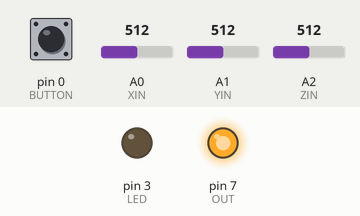
Recording of a sketch running on a simulated Arduino Uno, built with avr-gcc and run on an emulated ATmega328P. On the bench: output pins drawn as LEDs (lit = HIGH). The inputs (shaded band) are chosen by the test bench; at power-on: pin 0 (BUTTON) HIGH, A0 (XIN) = 512, A1 (YIN) = 512, A2 (ZIN) = 512.

Above: at 1.2 s.
1.3 s: pin 0 (BUTTON) pulled LOW for 1 s
At 1.7 s:
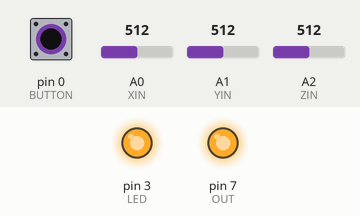
3.8 s: A0 (XIN) set to 536
5.3 s: A0 (XIN) set to 559
At 6.5 s:
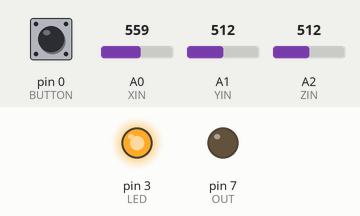
6.8 s: A0 (XIN) set to 511
At 7.6 s:
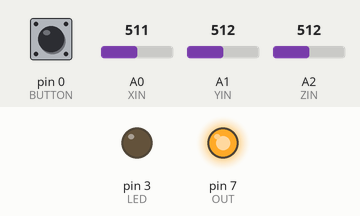
8.3 s: A0 (XIN) set to 488
9.8 s: A0 (XIN) set to 467
At 11.1 s:
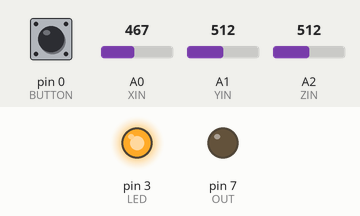
Timing chart, 0 to 12.3 s (numbered marks = the images above; inputs shaded):
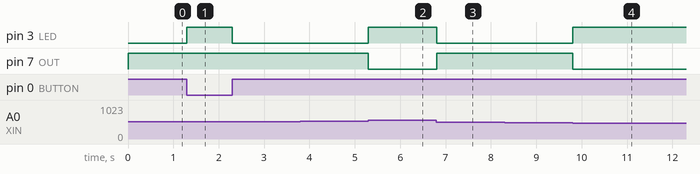

Measured:
- the behaviour switches between 544 and 545 on A0 (XIN) (found by bisection; images 1 and 2)
- the behaviour switches between 480 and 479 on A0 (XIN) (found by bisection; images 3 and 4)
- after the input at 1.3 s, pin 3 (LED): LOW → HIGH at once, → LOW 1.0 s later
- after the input at 3.8 s, every drawn part: stays the same
- after the input at 5.3 s, pin 3 (LED): LOW → HIGH at once; pin 7 (OUT): HIGH → LOW at once
- after the input at 6.8 s, pin 3 (LED): HIGH → LOW at once; pin 7 (OUT): LOW → HIGH at once
- after the input at 8.3 s, every drawn part: stays the same
- after the input at 9.8 s, pin 3 (LED): LOW → HIGH at once; pin 7 (OUT): HIGH → LOW at once

The sketch:

tipsensortest.ino
```cpp
#define OUT 7
#define XIN A0
#define YIN A1
#define ZIN A2
#define LED 3
#define BUTTON 0 // move to D2 pin5 for INT0

#define THRESHOLD 32

int x, y, z;
int xset, yset, zset;

void setup() {
  pinMode(LED, OUTPUT);
  pinMode(OUT, OUTPUT);
  digitalWrite(LED, LOW);
  digitalWrite(OUT, LOW);
  digitalWrite(BUTTON, HIGH); //pullup

  analogReference(DEFAULT);
  xset = analogRead(XIN);
  yset = analogRead(YIN);
  zset = analogRead(ZIN);

}

void loop() {

  if( digitalRead(BUTTON) == LOW ) {
    digitalWrite(LED, HIGH);
    delay(500);
    digitalWrite(LED, LOW);
    xset = analogRead(XIN);
    yset = analogRead(YIN);
    zset = analogRead(ZIN);
  }

  x = analogRead(XIN);
  y = analogRead(YIN);
  z = analogRead(ZIN);

  if( (abs(xset - x) > THRESHOLD) || (abs(yset - y) > THRESHOLD) || (abs(zset - z) > THRESHOLD) ) {
    digitalWrite(LED, HIGH);
    digitalWrite(OUT, LOW);
  }
  else {
    digitalWrite(LED, LOW);
    digitalWrite(OUT, HIGH);
  }


}
```
